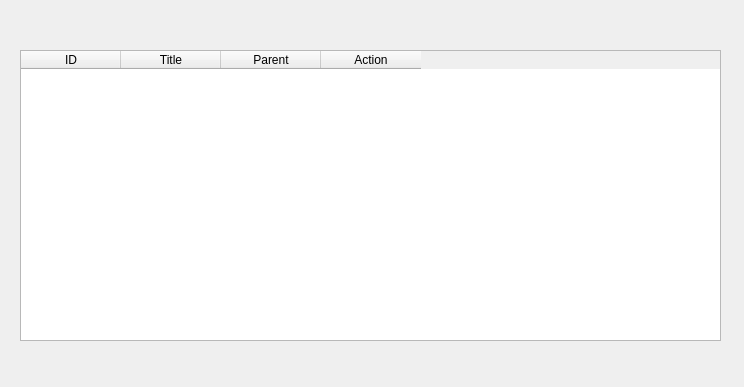
<?xml version="1.0" encoding="UTF-8"?>
<ui version="4.0">
 <class>allBrand</class>
 <widget class="QWidget" name="allBrand">
  <property name="geometry">
   <rect>
    <x>0</x>
    <y>0</y>
    <width>744</width>
    <height>387</height>
   </rect>
  </property>
  <property name="windowTitle">
   <string>Form</string>
  </property>
  <widget class="QTableWidget" name="tblBrand">
   <property name="geometry">
    <rect>
     <x>20</x>
     <y>50</y>
     <width>701</width>
     <height>291</height>
    </rect>
   </property>
   <column>
    <property name="text">
     <string>ID</string>
    </property>
   </column>
   <column>
    <property name="text">
     <string>Title</string>
    </property>
   </column>
   <column>
    <property name="text">
     <string>Parent</string>
    </property>
   </column>
   <column>
    <property name="text">
     <string>Action</string>
    </property>
   </column>
  </widget>
 </widget>
 <resources/>
 <connections/>
</ui>
